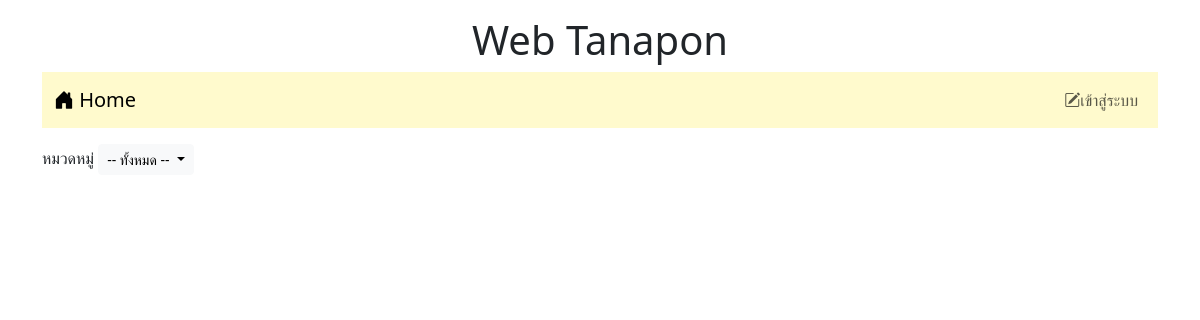
Before: / with the older database file.
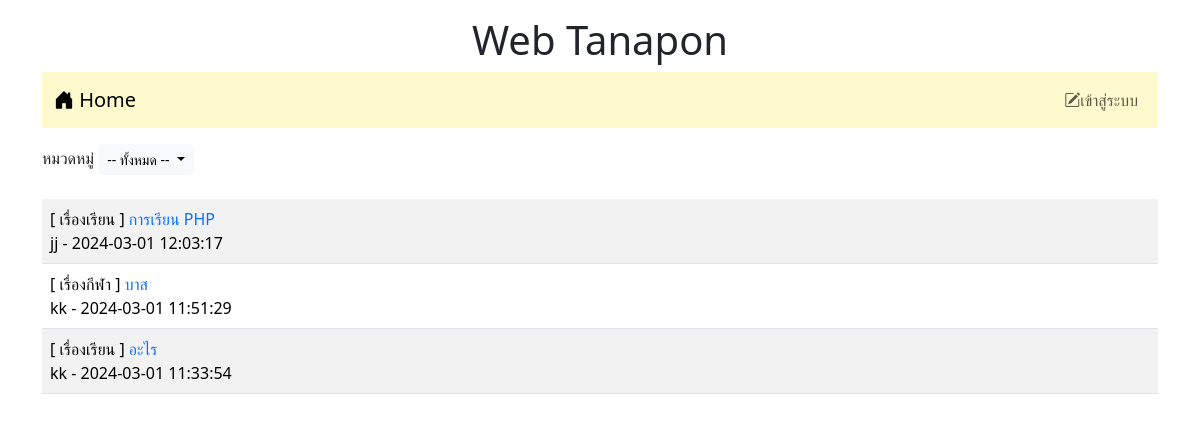
After: the same page with the newer database file.
### tables this page shows
CREATE TABLE `post` (
  `id` int(11) NOT NULL,
  `title` varchar(128) NOT NULL,
  `content` varchar(2048) NOT NULL,
  `post_date` datetime NOT NULL,
  `cat_id` int(11) NOT NULL,
  `user_id` int(11) NOT NULL
);

CREATE TABLE `category` (
  `id` int(11) NOT NULL,
  `name` varchar(32) NOT NULL
);

CREATE TABLE `user` (
  `id` int(11) NOT NULL,
  `login` varchar(32) NOT NULL,
  `password` varchar(64) NOT NULL,
  `name` varchar(64) NOT NULL,
  `gender` char(1) NOT NULL,
  `email` varchar(32) NOT NULL,
  `role` char(1) NOT NULL
);

### index.php (the view, shortened to what this page needs)
<!DOCTYPE html>
<html lang="en">
<head>
    <link href="https://cdn.jsdelivr.net/npm/bootstrap@5.3.2/dist/css/bootstrap.min.css" rel="stylesheet">
    <link rel="stylesheet" href="https://cdn.jsdelivr.net/npm/bootstrap-icons@1.11.3/font/bootstrap-icons.min.css">
</head>
<body>
    <div class="container-lg">
    <h1 style="text-align: center;" class="mt-3"> Web Tanapon</h1>
    <?php include "nav.php"?>
<div class="mt-3 d-flex justify-content-between">
    <div>
    <label>หมวดหมู่</label>
    <span class="dropdown">
  <button class="btn btn-light btn-sm dropdown-toggle" type="button" data-bs-toggle="dropdown" aria-expanded="false">
    -- ทั้งหมด --
  </button>
</span>
    </div>
</div>
    <table class="table table-striped mt-4">
    <?php
     $conn= new PDO("mysql:host=localhost;dbname=webboard;charset=utf8","root","");
     $sql="SELECT t3.name,t1.title,t1.id,t2.login,t1.post_date FROM post as t1
     INNER JOIN user as t2 ON (t1.user_id=t2.id)
     INNER JOIN category as t3 ON (t1.cat_id=t3.id) ORDER BY t1.post_date DESC";
    $result=$conn->query($sql);
    while($row = $result->fetch())
    {
        echo "<tr><td class='d-flex justify-content-between'>
        <div>[ $row[0] ] <a href=post.php?id=$row[2]
        style=text-decoration:none > $row[1]</a><br>$row[3] - $row[4]</div>";
    echo "</td></tr>";
    }
    ?>
    </table>
</div>
</body>
</html>

### nav.php (shortened to what this page needs)
<nav class="navbar navbar-expand-lg" style="background-color: #FFFACD;">
        <div class="container-fluid">
            <a class="navbar-brand" href="index.php"><i class="bi bi-house-door-fill"></i> Home</a>
        <ul class="navbar-nav">
            <?php if(!isset($_SESSION['id'])) { ?>
            <li class="nav-item">
                <a class="nav-link" aria-current="page" href="login.php"><i class="bi bi-pencil-square"></i>เข้าสู่ระบบ</a>
            </li>
        <?php } ?>
      </ul>
        </div>
 </nav>

Changed rows visible on the page:
added post: category.name "เรื่องเรียน", title "การเรียน PHP", user.login "jj", post_date "2024-03-01 12:03:17"
added post: category.name "เรื่องกีฬา", title "บาส", user.login "kk", post_date "2024-03-01 11:51:29"
added post: category.name "เรื่องเรียน", title "อะไร", user.login "kk", post_date "2024-03-01 11:33:54"
